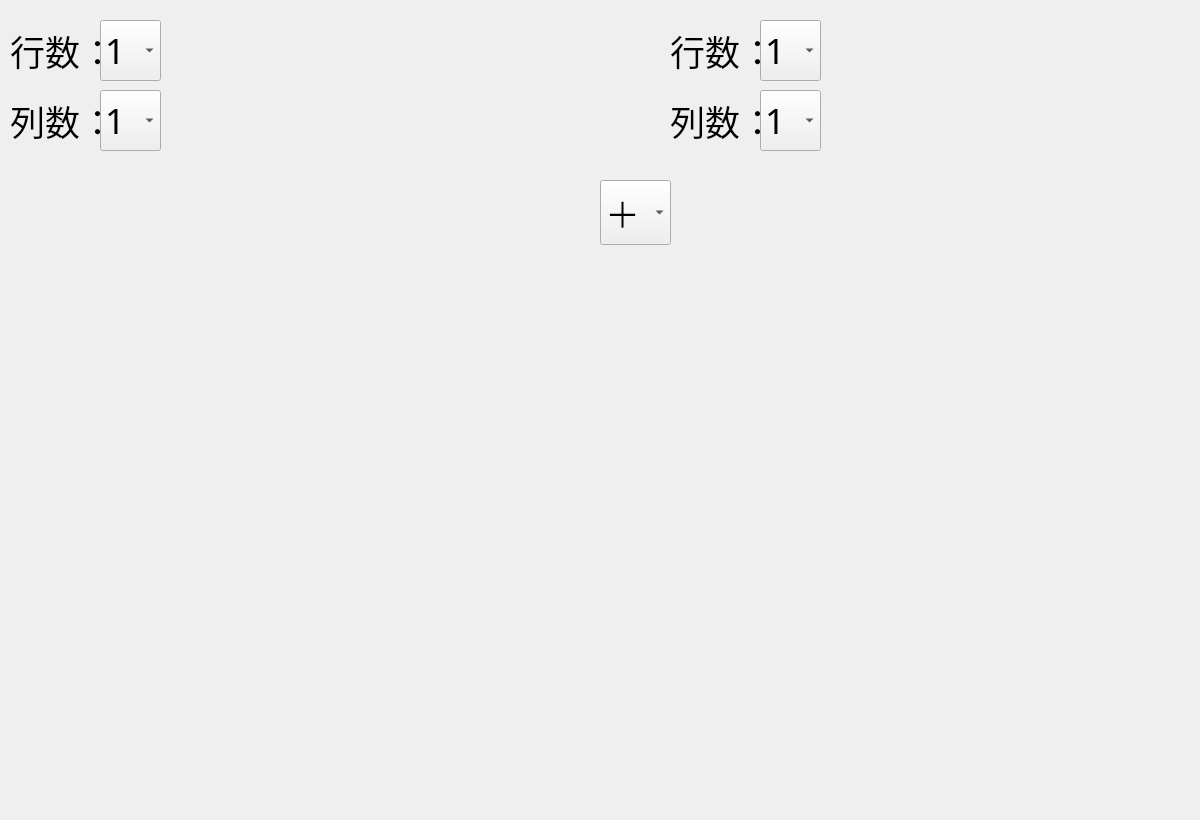
<?xml version="1.0" encoding="UTF-8"?>
<ui version="4.0">
 <class>Matrix</class>
 <widget class="QWidget" name="Matrix">
  <property name="geometry">
   <rect>
    <x>0</x>
    <y>0</y>
    <width>1200</width>
    <height>820</height>
   </rect>
  </property>
  <property name="windowTitle">
   <string>Form</string>
  </property>
  <widget class="QWidget" name="a_input_grid" native="true">
   <property name="geometry">
    <rect>
     <x>170</x>
     <y>0</y>
     <width>350</width>
     <height>350</height>
    </rect>
   </property>
   <layout class="QGridLayout" name="a_input_gridLayout" rowminimumheight="0" columnminimumwidth="0">
    <property name="spacing">
     <number>3</number>
    </property>
   </layout>
  </widget>
  <widget class="QLabel" name="a_row_label">
   <property name="geometry">
    <rect>
     <x>10</x>
     <y>20</y>
     <width>91</width>
     <height>61</height>
    </rect>
   </property>
   <property name="font">
    <font>
     <family>楷体</family>
     <pointsize>26</pointsize>
    </font>
   </property>
   <property name="text">
    <string>行数：</string>
   </property>
  </widget>
  <widget class="QLabel" name="a_column_label">
   <property name="geometry">
    <rect>
     <x>10</x>
     <y>90</y>
     <width>91</width>
     <height>61</height>
    </rect>
   </property>
   <property name="font">
    <font>
     <family>楷体</family>
     <pointsize>26</pointsize>
    </font>
   </property>
   <property name="text">
    <string>列数：</string>
   </property>
  </widget>
  <widget class="QComboBox" name="a_row_combo">
   <property name="geometry">
    <rect>
     <x>100</x>
     <y>20</y>
     <width>61</width>
     <height>61</height>
    </rect>
   </property>
   <property name="font">
    <font>
     <family>楷体</family>
     <pointsize>26</pointsize>
    </font>
   </property>
   <item>
    <property name="text">
     <string>1</string>
    </property>
   </item>
   <item>
    <property name="text">
     <string>2</string>
    </property>
   </item>
   <item>
    <property name="text">
     <string>3</string>
    </property>
   </item>
   <item>
    <property name="text">
     <string>4</string>
    </property>
   </item>
   <item>
    <property name="text">
     <string>5</string>
    </property>
   </item>
   <item>
    <property name="text">
     <string>6</string>
    </property>
   </item>
   <item>
    <property name="text">
     <string>7</string>
    </property>
   </item>
   <item>
    <property name="text">
     <string>8</string>
    </property>
   </item>
   <item>
    <property name="text">
     <string>9</string>
    </property>
   </item>
   <item>
    <property name="text">
     <string>10</string>
    </property>
   </item>
  </widget>
  <widget class="QComboBox" name="a_column_combo">
   <property name="geometry">
    <rect>
     <x>100</x>
     <y>90</y>
     <width>61</width>
     <height>61</height>
    </rect>
   </property>
   <property name="font">
    <font>
     <family>楷体</family>
     <pointsize>26</pointsize>
    </font>
   </property>
   <item>
    <property name="text">
     <string>1</string>
    </property>
   </item>
   <item>
    <property name="text">
     <string>2</string>
    </property>
   </item>
   <item>
    <property name="text">
     <string>3</string>
    </property>
   </item>
   <item>
    <property name="text">
     <string>4</string>
    </property>
   </item>
   <item>
    <property name="text">
     <string>5</string>
    </property>
   </item>
   <item>
    <property name="text">
     <string>6</string>
    </property>
   </item>
   <item>
    <property name="text">
     <string>7</string>
    </property>
   </item>
   <item>
    <property name="text">
     <string>8</string>
    </property>
   </item>
   <item>
    <property name="text">
     <string>9</string>
    </property>
   </item>
   <item>
    <property name="text">
     <string>10</string>
    </property>
   </item>
  </widget>
  <widget class="QLabel" name="b_row_label">
   <property name="geometry">
    <rect>
     <x>670</x>
     <y>20</y>
     <width>91</width>
     <height>61</height>
    </rect>
   </property>
   <property name="font">
    <font>
     <family>楷体</family>
     <pointsize>26</pointsize>
    </font>
   </property>
   <property name="text">
    <string>行数：</string>
   </property>
  </widget>
  <widget class="QComboBox" name="b_column_combo">
   <property name="geometry">
    <rect>
     <x>760</x>
     <y>90</y>
     <width>61</width>
     <height>61</height>
    </rect>
   </property>
   <property name="font">
    <font>
     <family>楷体</family>
     <pointsize>26</pointsize>
    </font>
   </property>
   <item>
    <property name="text">
     <string>1</string>
    </property>
   </item>
   <item>
    <property name="text">
     <string>2</string>
    </property>
   </item>
   <item>
    <property name="text">
     <string>3</string>
    </property>
   </item>
   <item>
    <property name="text">
     <string>4</string>
    </property>
   </item>
   <item>
    <property name="text">
     <string>5</string>
    </property>
   </item>
   <item>
    <property name="text">
     <string>6</string>
    </property>
   </item>
   <item>
    <property name="text">
     <string>7</string>
    </property>
   </item>
   <item>
    <property name="text">
     <string>8</string>
    </property>
   </item>
   <item>
    <property name="text">
     <string>9</string>
    </property>
   </item>
   <item>
    <property name="text">
     <string>10</string>
    </property>
   </item>
  </widget>
  <widget class="QWidget" name="b_input_grid" native="true">
   <property name="geometry">
    <rect>
     <x>830</x>
     <y>0</y>
     <width>350</width>
     <height>350</height>
    </rect>
   </property>
   <layout class="QGridLayout" name="b_input_gridLayout" rowminimumheight="0" columnminimumwidth="0">
    <property name="leftMargin">
     <number>9</number>
    </property>
    <property name="topMargin">
     <number>9</number>
    </property>
    <property name="rightMargin">
     <number>9</number>
    </property>
    <property name="bottomMargin">
     <number>9</number>
    </property>
    <property name="spacing">
     <number>3</number>
    </property>
   </layout>
  </widget>
  <widget class="QComboBox" name="b_row_combo">
   <property name="geometry">
    <rect>
     <x>760</x>
     <y>20</y>
     <width>61</width>
     <height>61</height>
    </rect>
   </property>
   <property name="font">
    <font>
     <family>楷体</family>
     <pointsize>26</pointsize>
    </font>
   </property>
   <item>
    <property name="text">
     <string>1</string>
    </property>
   </item>
   <item>
    <property name="text">
     <string>2</string>
    </property>
   </item>
   <item>
    <property name="text">
     <string>3</string>
    </property>
   </item>
   <item>
    <property name="text">
     <string>4</string>
    </property>
   </item>
   <item>
    <property name="text">
     <string>5</string>
    </property>
   </item>
   <item>
    <property name="text">
     <string>6</string>
    </property>
   </item>
   <item>
    <property name="text">
     <string>7</string>
    </property>
   </item>
   <item>
    <property name="text">
     <string>8</string>
    </property>
   </item>
   <item>
    <property name="text">
     <string>9</string>
    </property>
   </item>
   <item>
    <property name="text">
     <string>10</string>
    </property>
   </item>
  </widget>
  <widget class="QLabel" name="b_column_label">
   <property name="geometry">
    <rect>
     <x>670</x>
     <y>90</y>
     <width>91</width>
     <height>61</height>
    </rect>
   </property>
   <property name="font">
    <font>
     <family>楷体</family>
     <pointsize>26</pointsize>
    </font>
   </property>
   <property name="text">
    <string>列数：</string>
   </property>
  </widget>
  <widget class="QComboBox" name="operator_combo">
   <property name="geometry">
    <rect>
     <x>600</x>
     <y>180</y>
     <width>71</width>
     <height>65</height>
    </rect>
   </property>
   <property name="font">
    <font>
     <family>楷体</family>
     <pointsize>26</pointsize>
    </font>
   </property>
   <item>
    <property name="text">
     <string>＋</string>
    </property>
   </item>
   <item>
    <property name="text">
     <string>－</string>
    </property>
   </item>
   <item>
    <property name="text">
     <string>×</string>
    </property>
   </item>
  </widget>
  <widget class="QWidget" name="output_grid" native="true">
   <property name="enabled">
    <bool>true</bool>
   </property>
   <property name="geometry">
    <rect>
     <x>285</x>
     <y>380</y>
     <width>700</width>
     <height>350</height>
    </rect>
   </property>
   <layout class="QGridLayout" name="output_gridLayout" rowminimumheight="0" columnminimumwidth="0">
    <property name="spacing">
     <number>3</number>
    </property>
   </layout>
  </widget>
 </widget>
 <resources/>
 <connections/>
</ui>
